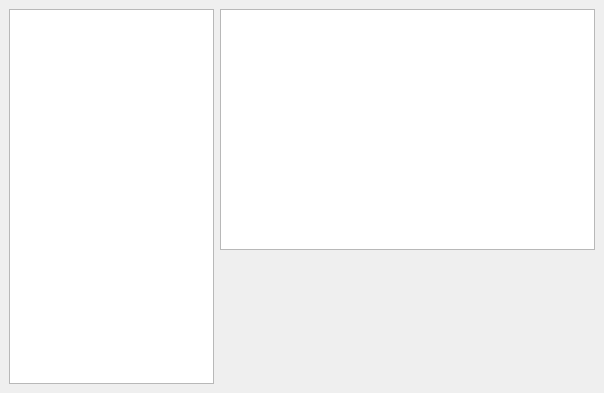
<?xml version="1.0" encoding="UTF-8"?>
<ui version="4.0">
 <class>TreeView</class>
 <widget class="QMainWindow" name="TreeView">
  <property name="windowModality">
   <enum>Qt::NonModal</enum>
  </property>
  <property name="geometry">
   <rect>
    <x>0</x>
    <y>0</y>
    <width>604</width>
    <height>393</height>
   </rect>
  </property>
  <property name="windowTitle">
   <string>Suiterans Tree Viewer</string>
  </property>
  <property name="autoFillBackground">
   <bool>false</bool>
  </property>
  <property name="documentMode">
   <bool>false</bool>
  </property>
  <property name="dockNestingEnabled">
   <bool>false</bool>
  </property>
  <property name="unifiedTitleAndToolBarOnMac">
   <bool>false</bool>
  </property>
  <widget class="QWidget" name="centralwidget">
   <layout class="QHBoxLayout" name="horizontalLayout">
    <item>
     <layout class="QGridLayout" name="gridLayout" rowstretch="0,0,0,0">
      <property name="sizeConstraint">
       <enum>QLayout::SetDefaultConstraint</enum>
      </property>
      <property name="horizontalSpacing">
       <number>6</number>
      </property>
      <item row="2" column="0" rowspan="2">
       <widget class="QTreeView" name="TreeViewer">
        <property name="styleSheet">
         <string notr="true"/>
        </property>
       </widget>
      </item>
      <item row="3" column="1">
       <widget class="QLabel" name="Interpreter">
        <property name="sizePolicy">
         <sizepolicy hsizetype="Preferred" vsizetype="Fixed">
          <horstretch>0</horstretch>
          <verstretch>0</verstretch>
         </sizepolicy>
        </property>
        <property name="minimumSize">
         <size>
          <width>128</width>
          <height>128</height>
         </size>
        </property>
        <property name="text">
         <string/>
        </property>
        <property name="alignment">
         <set>Qt::AlignCenter</set>
        </property>
       </widget>
      </item>
      <item row="2" column="1">
       <widget class="QPlainTextEdit" name="BinaryBrowser">
        <property name="sizePolicy">
         <sizepolicy hsizetype="Fixed" vsizetype="Expanding">
          <horstretch>0</horstretch>
          <verstretch>0</verstretch>
         </sizepolicy>
        </property>
        <property name="minimumSize">
         <size>
          <width>375</width>
          <height>240</height>
         </size>
        </property>
        <property name="font">
         <font>
          <family>Consolas,Courier New,Courier,Monaco,monospace</family>
          <pointsize>9</pointsize>
          <kerning>true</kerning>
         </font>
        </property>
        <property name="focusPolicy">
         <enum>Qt::StrongFocus</enum>
        </property>
        <property name="acceptDrops">
         <bool>false</bool>
        </property>
        <property name="styleSheet">
         <string notr="true">font-family: Consolas, 'Courier New', Courier, Monaco, monospace;</string>
        </property>
        <property name="readOnly">
         <bool>true</bool>
        </property>
       </widget>
      </item>
     </layout>
    </item>
   </layout>
  </widget>
 </widget>
 <resources/>
 <connections/>
</ui>
